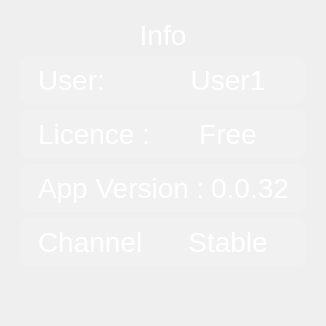
                   <widget class="QWidget" name="InfoPage">
                    <layout class="QGridLayout" name="gridLayout_7">
                     <item row="0" column="0">
                      <widget class="QFrame" name="SettingsMainFrame_2">
                       <property name="styleSheet">
                        <string notr="true">QFrame{
padding:0px;  
font-size: 28px;  
border-radius: 15px;
border-width: 0px;  
border-style: solid;
border-color: rgb(0,0,0);
background-color: rgba(40, 40, 40,0);
color: rgb(255, 255, 255);
}</string>
                       </property>
                       <property name="frameShape">
                        <enum>QFrame::StyledPanel</enum>
                       </property>
                       <property name="frameShadow">
                        <enum>QFrame::Raised</enum>
                       </property>
                       <layout class="QGridLayout" name="gridLayout_6">
                        <item row="3" column="0">
                         <widget class="QFrame" name="frame_9">
                          <property name="minimumSize">
                           <size>
                            <width>0</width>
                            <height>44</height>
                           </size>
                          </property>
                          <property name="maximumSize">
                           <size>
                            <width>351</width>
                            <height>16777215</height>
                           </size>
                          </property>
                          <property name="styleSheet">
                           <string notr="true">QFrame{
border-radius:10px;
background-color:rgba(255,255,255,35);
}</string>
                          </property>
                          <property name="frameShape">
                           <enum>QFrame::StyledPanel</enum>
                          </property>
                          <property name="frameShadow">
                           <enum>QFrame::Raised</enum>
                          </property>
                          <layout class="QHBoxLayout" name="horizontalLayout_9">
                           <property name="leftMargin">
                            <number>18</number>
                           </property>
                           <property name="rightMargin">
                            <number>17</number>
                           </property>
                           <item>
                            <widget class="QLabel" name="label_16">
                             <property name="minimumSize">
                              <size>
                               <width>0</width>
                               <height>30</height>
                              </size>
                             </property>
                             <property name="maximumSize">
                              <size>
                               <width>16777215</width>
                               <height>30</height>
                              </size>
                             </property>
                             <property name="styleSheet">
                              <string notr="true">	font: 14pt &quot;Lato&quot;;
background-color:rgba(0,0,0,0);
</string>
                             </property>
                             <property name="text">
                              <string>App Version :</string>
                             </property>
                             <property name="alignment">
                              <set>Qt::AlignLeading|Qt::AlignLeft|Qt::AlignVCenter</set>
                             </property>
                            </widget>
                           </item>
                           <item>
                            <widget class="QLabel" name="AppVersion_label">
                             <property name="minimumSize">
                              <size>
                               <width>0</width>
                               <height>30</height>
                              </size>
                             </property>
                             <property name="maximumSize">
                              <size>
                               <width>16777215</width>
                               <height>30</height>
                              </size>
                             </property>
                             <property name="styleSheet">
                              <string notr="true">	font: 14pt &quot;Lato&quot;;
background-color:rgba(0,0,0,0);
</string>
                             </property>
                             <property name="text">
                              <string>0.0.32</string>
                             </property>
                             <property name="alignment">
                              <set>Qt::AlignCenter</set>
                             </property>
                            </widget>
                           </item>
                          </layout>
                         </widget>
                        </item>
                        <item row="1" column="0">
                         <widget class="QFrame" name="frame_7">
                          <property name="minimumSize">
                           <size>
                            <width>0</width>
                            <height>44</height>
                           </size>
                          </property>
                          <property name="maximumSize">
                           <size>
                            <width>351</width>
                            <height>16777215</height>
                           </size>
                          </property>
                          <property name="styleSheet">
                           <string notr="true">QFrame{
border-radius:10px;
background-color:rgba(255,255,255,35);
}</string>
                          </property>
                          <property name="frameShape">
                           <enum>QFrame::StyledPanel</enum>
                          </property>
                          <property name="frameShadow">
                           <enum>QFrame::Raised</enum>
                          </property>
                          <layout class="QHBoxLayout" name="horizontalLayout_7">
                           <property name="leftMargin">
                            <number>18</number>
                           </property>
                           <property name="rightMargin">
                            <number>17</number>
                           </property>
                           <item>
                            <widget class="QLabel" name="label_12">
                             <property name="minimumSize">
                              <size>
                               <width>0</width>
                               <height>30</height>
                              </size>
                             </property>
                             <property name="maximumSize">
                              <size>
                               <width>16777215</width>
                               <height>30</height>
                              </size>
                             </property>
                             <property name="styleSheet">
                              <string notr="true">	font: 14pt &quot;Lato&quot;;
background-color:rgba(0,0,0,0);
</string>
                             </property>
                             <property name="text">
                              <string>User:</string>
                             </property>
                             <property name="alignment">
                              <set>Qt::AlignLeading|Qt::AlignLeft|Qt::AlignVCenter</set>
                             </property>
                            </widget>
                           </item>
                           <item>
                            <widget class="QLabel" name="User_label">
                             <property name="minimumSize">
                              <size>
                               <width>0</width>
                               <height>30</height>
                              </size>
                             </property>
                             <property name="maximumSize">
                              <size>
                               <width>16777215</width>
                               <height>30</height>
                              </size>
                             </property>
                             <property name="styleSheet">
                              <string notr="true">	font: 14pt &quot;Lato&quot;;
background-color:rgba(0,0,0,0);
</string>
                             </property>
                             <property name="text">
                              <string>User1</string>
                             </property>
                             <property name="alignment">
                              <set>Qt::AlignCenter</set>
                             </property>
                            </widget>
                           </item>
                          </layout>
                         </widget>
                        </item>
                        <item row="2" column="0">
                         <widget class="QFrame" name="frame_11">
                          <property name="minimumSize">
                           <size>
                            <width>0</width>
                            <height>44</height>
                           </size>
                          </property>
                          <property name="maximumSize">
                           <size>
                            <width>351</width>
                            <height>16777215</height>
                           </size>
                          </property>
                          <property name="styleSheet">
                           <string notr="true">QFrame{
border-radius:10px;
background-color:rgba(255,255,255,35);
}</string>
                          </property>
                          <property name="frameShape">
                           <enum>QFrame::StyledPanel</enum>
                          </property>
                          <property name="frameShadow">
                           <enum>QFrame::Raised</enum>
                          </property>
                          <layout class="QHBoxLayout" name="horizontalLayout_11">
                           <property name="leftMargin">
                            <number>18</number>
                           </property>
                           <property name="rightMargin">
                            <number>17</number>
                           </property>
                           <item>
                            <widget class="QLabel" name="label_21">
                             <property name="minimumSize">
                              <size>
                               <width>0</width>
                               <height>30</height>
                              </size>
                             </property>
                             <property name="maximumSize">
                              <size>
                               <width>16777215</width>
                               <height>30</height>
                              </size>
                             </property>
                             <property name="styleSheet">
                              <string notr="true">	font: 14pt &quot;Lato&quot;;
background-color:rgba(0,0,0,0);
</string>
                             </property>
                             <property name="text">
                              <string>Licence :</string>
                             </property>
                             <property name="alignment">
                              <set>Qt::AlignLeading|Qt::AlignLeft|Qt::AlignVCenter</set>
                             </property>
                            </widget>
                           </item>
                           <item>
                            <widget class="QLabel" name="Licence_label">
                             <property name="minimumSize">
                              <size>
                               <width>0</width>
                               <height>30</height>
                              </size>
                             </property>
                             <property name="maximumSize">
                              <size>
                               <width>16777215</width>
                               <height>30</height>
                              </size>
                             </property>
                             <property name="styleSheet">
                              <string notr="true">	font: 14pt &quot;Lato&quot;;
background-color:rgba(0,0,0,0);
</string>
                             </property>
                             <property name="text">
                              <string>Free</string>
                             </property>
                             <property name="alignment">
                              <set>Qt::AlignCenter</set>
                             </property>
                            </widget>
                           </item>
                          </layout>
                         </widget>
                        </item>
                        <item row="6" column="0">
                         <widget class="QFrame" name="frame_10">
                          <property name="minimumSize">
                           <size>
                            <width>0</width>
                            <height>44</height>
                           </size>
                          </property>
                          <property name="maximumSize">
                           <size>
                            <width>351</width>
                            <height>16777215</height>
                           </size>
                          </property>
                          <property name="styleSheet">
                           <string notr="true">QFrame{
border-radius:10px;
background-color:rgba(255,255,255,35);
}</string>
                          </property>
                          <property name="frameShape">
                           <enum>QFrame::StyledPanel</enum>
                          </property>
                          <property name="frameShadow">
                           <enum>QFrame::Raised</enum>
                          </property>
                          <layout class="QHBoxLayout" name="horizontalLayout_10">
                           <property name="leftMargin">
                            <number>18</number>
                           </property>
                           <property name="rightMargin">
                            <number>17</number>
                           </property>
                           <item>
                            <widget class="QLabel" name="label_18">
                             <property name="minimumSize">
                              <size>
                               <width>0</width>
                               <height>30</height>
                              </size>
                             </property>
                             <property name="maximumSize">
                              <size>
                               <width>16777215</width>
                               <height>30</height>
                              </size>
                             </property>
                             <property name="styleSheet">
                              <string notr="true">	font: 14pt &quot;Lato&quot;;
background-color:rgba(0,0,0,0);
</string>
                             </property>
                             <property name="text">
                              <string>Channel</string>
                             </property>
                             <property name="alignment">
                              <set>Qt::AlignLeading|Qt::AlignLeft|Qt::AlignVCenter</set>
                             </property>
                            </widget>
                           </item>
                           <item>
                            <widget class="QLabel" name="Channel_label">
                             <property name="minimumSize">
                              <size>
                               <width>0</width>
                               <height>30</height>
                              </size>
                             </property>
                             <property name="maximumSize">
                              <size>
                               <width>16777215</width>
                               <height>30</height>
                              </size>
                             </property>
                             <property name="styleSheet">
                              <string notr="true">	font: 14pt &quot;Lato&quot;;
background-color:rgba(0,0,0,0);
</string>
                             </property>
                             <property name="text">
                              <string>Stable</string>
                             </property>
                             <property name="alignment">
                              <set>Qt::AlignCenter</set>
                             </property>
                            </widget>
                           </item>
                          </layout>
                         </widget>
                        </item>
                        <item row="0" column="0">
                         <widget class="QLabel" name="label_20">
                          <property name="minimumSize">
                           <size>
                            <width>0</width>
                            <height>30</height>
                           </size>
                          </property>
                          <property name="maximumSize">
                           <size>
                            <width>16777215</width>
                            <height>30</height>
                           </size>
                          </property>
                          <property name="styleSheet">
                           <string notr="true">	font: 18pt &quot;Lato Black&quot;;</string>
                          </property>
                          <property name="text">
                           <string>Info</string>
                          </property>
                          <property name="alignment">
                           <set>Qt::AlignCenter</set>
                          </property>
                         </widget>
                        </item>
                        <item row="8" column="0">
                         <spacer name="verticalSpacer_7">
                          <property name="orientation">
                           <enum>Qt::Vertical</enum>
                          </property>
                          <property name="sizeHint" stdset="0">
                           <size>
                            <width>20</width>
                            <height>40</height>
                           </size>
                          </property>
                         </spacer>
                        </item>
                       </layout>
                      </widget>
                     </item>
                    </layout>
                   </widget>
